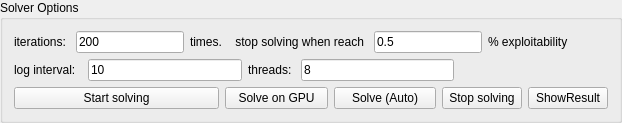
         <widget class="QGroupBox" name="groupBox_7">
          <property name="title">
           <string>Solver Options</string>
          </property>
          <layout class="QVBoxLayout" name="verticalLayout_16">
           <item>
            <layout class="QHBoxLayout" name="horizontalLayout_22">
             <item>
              <widget class="QLabel" name="label_18">
               <property name="text">
                <string>iterations: </string>
               </property>
              </widget>
             </item>
             <item>
              <widget class="QLineEdit" name="iterationText">
               <property name="text">
                <string>200</string>
               </property>
              </widget>
             </item>
             <item>
              <widget class="QLabel" name="label_19">
               <property name="text">
                <string>times.    stop solving when reach </string>
               </property>
              </widget>
             </item>
             <item>
              <widget class="QLineEdit" name="exploitabilityText">
               <property name="text">
                <string>0.5</string>
               </property>
              </widget>
             </item>
             <item>
              <widget class="QLabel" name="label_72">
               <property name="text">
                <string>% exploitability</string>
               </property>
              </widget>
             </item>
             <item>
              <spacer name="horizontalSpacer_2">
               <property name="orientation">
                <enum>Qt::Horizontal</enum>
               </property>
               <property name="sizeHint" stdset="0">
                <size>
                 <width>40</width>
                 <height>20</height>
                </size>
               </property>
              </spacer>
             </item>
            </layout>
           </item>
           <item>
            <layout class="QHBoxLayout" name="horizontalLayout_51">
             <item>
              <widget class="QLabel" name="label_73">
               <property name="text">
                <string>log interval:  </string>
               </property>
              </widget>
             </item>
             <item>
              <widget class="QLineEdit" name="logIntervalText">
               <property name="text">
                <string>10</string>
               </property>
              </widget>
             </item>
             <item>
              <widget class="QLabel" name="label_74">
               <property name="text">
                <string>threads: </string>
               </property>
              </widget>
             </item>
             <item>
              <widget class="QLineEdit" name="threadsText">
               <property name="text">
                <string>8</string>
               </property>
              </widget>
             </item>
             <item>
              <spacer name="horizontalSpacer">
               <property name="orientation">
                <enum>Qt::Horizontal</enum>
               </property>
               <property name="sizeHint" stdset="0">
                <size>
                 <width>40</width>
                 <height>20</height>
                </size>
               </property>
              </spacer>
             </item>
            </layout>
           </item>
           <item>
            <layout class="QHBoxLayout" name="horizontalLayout" stretch="6,3,3,2,2">
             <item>
              <widget class="QPushButton" name="buttomSolve">
               <property name="sizePolicy">
                <sizepolicy hsizetype="Minimum" vsizetype="Maximum">
                 <horstretch>0</horstretch>
                 <verstretch>0</verstretch>
                </sizepolicy>
               </property>
               <property name="text">
                <string>Start solving</string>
               </property>
              </widget>
             </item>
             <item>
              <widget class="QPushButton" name="solveGpuButton">
               <property name="sizePolicy">
                <sizepolicy hsizetype="Minimum" vsizetype="Maximum">
                 <horstretch>0</horstretch>
                 <verstretch>0</verstretch>
                </sizepolicy>
               </property>
               <property name="text">
                <string>Solve on GPU</string>
               </property>
              </widget>
             </item>
             <item>
              <widget class="QPushButton" name="solveAutoButton">
               <property name="sizePolicy">
                <sizepolicy hsizetype="Minimum" vsizetype="Maximum">
                 <horstretch>0</horstretch>
                 <verstretch>0</verstretch>
                </sizepolicy>
               </property>
               <property name="text">
                <string>Solve (Auto)</string>
               </property>
              </widget>
             </item>
             <item>
              <widget class="QPushButton" name="stopSolvingButton">
               <property name="sizePolicy">
                <sizepolicy hsizetype="Minimum" vsizetype="Maximum">
                 <horstretch>0</horstretch>
                 <verstretch>0</verstretch>
                </sizepolicy>
               </property>
               <property name="text">
                <string>Stop solving</string>
               </property>
              </widget>
             </item>
             <item>
              <widget class="QPushButton" name="showResultButton">
               <property name="sizePolicy">
                <sizepolicy hsizetype="Minimum" vsizetype="Maximum">
                 <horstretch>0</horstretch>
                 <verstretch>0</verstretch>
                </sizepolicy>
               </property>
               <property name="text">
                <string>ShowResult</string>
               </property>
              </widget>
             </item>
            </layout>
           </item>
          </layout>
         </widget>
